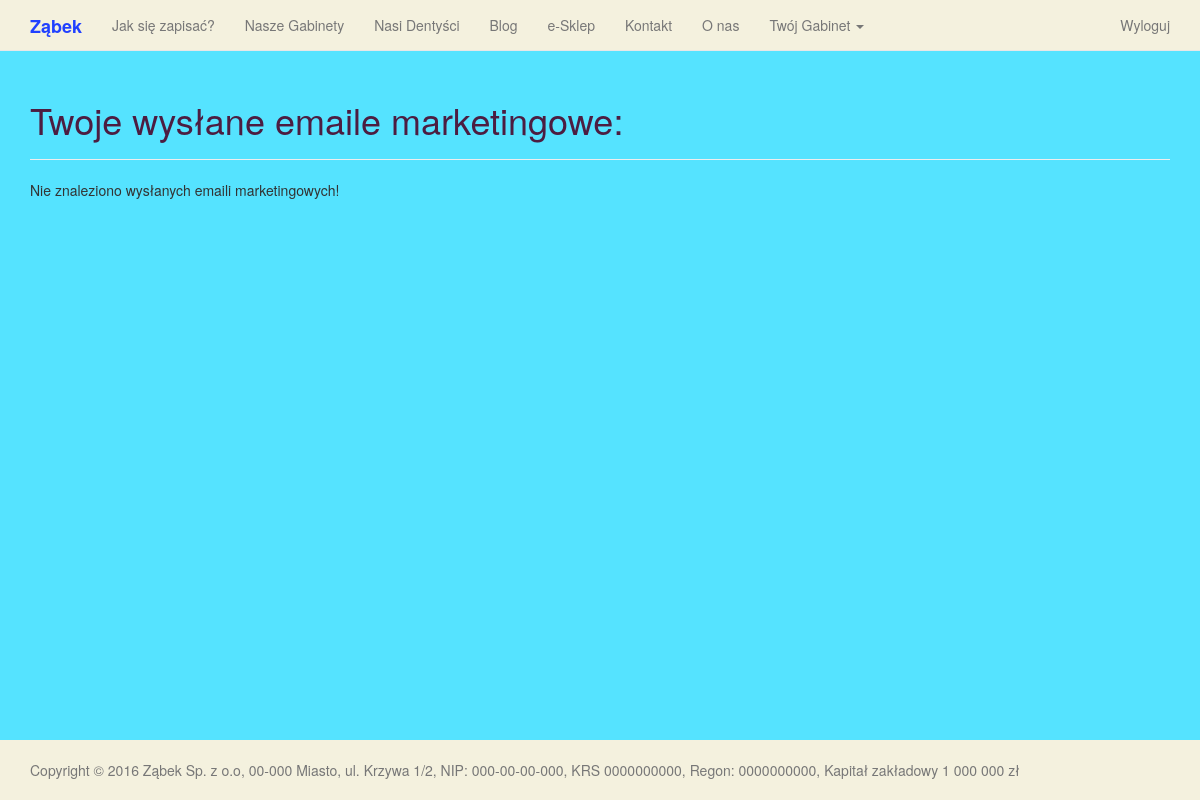
/email_marketing/emails_list/ (signed in), run on an earlier commit of the app's database.
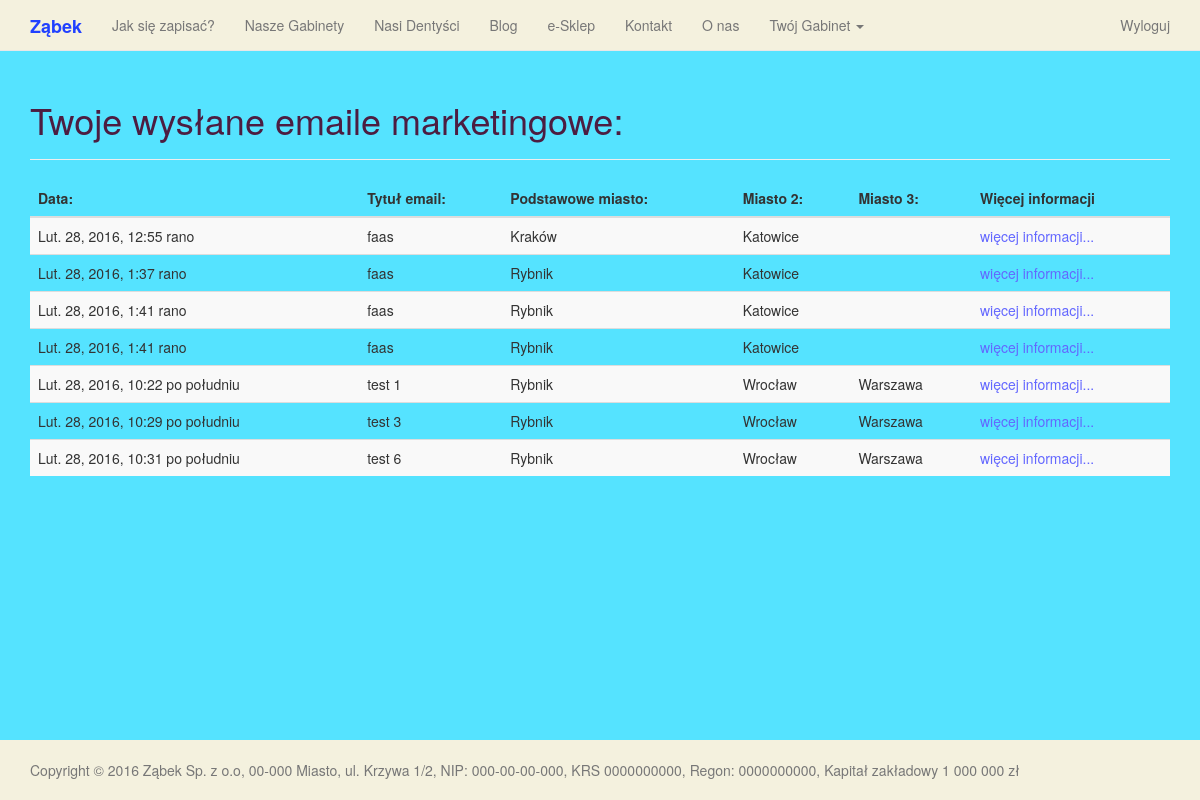
And on a later commit of the database.
### email_marketing/models.py (models this page shows, shortened)
class MarketingEmail(models.Model):
    SEX = [
        ("F", "kobieta"),
        ("M", "mężczyzna"),
    ]
    email_title = models.CharField(max_length=50, null=True, blank=True)
    email_date = models.DateTimeField(auto_now_add=True)
    user = models.ForeignKey(User)
    email_city = models.CharField(max_length=100, blank=False, null=False)
    email_city_alt1 = models.CharField(max_length=100, blank=True, null=True)
    email_city_alt2 = models.CharField(max_length=100, blank=True, null=True)
    email_patients_sex = models.CharField(choices=SEX, null=True, blank=True, max_length=2)
    email_text = models.TextField(null=True, blank=True)
    def get_absolute_url(self):
        return "/email_marketing/emails_detail/{}/".format(self.pk)

### email_marketing/views.py (the view)
class MarketingEmailList(generic.ListView):
    queryset = models.MarketingEmail.objects.all()
    template_name = "email_marketing/emails_list.html"
    paginate_by = 12
    def get_queryset(self):
        queryset = super(MarketingEmailList, self).get_queryset().filter(user=self.request.user).order_by('email_date')
        return queryset
    @method_decorator(login_required)
    @method_decorator(user_passes_test(lambda u: u.groups.filter(name='Offices').count() == 1, login_url='/forbidden'))
    def dispatch(self, *args, **kwargs):
        return super(MarketingEmailList, self).dispatch(*args, **kwargs)

### email_marketing/templates/email_marketing/emails_list.html (shortened to what this page needs)
{% extends "base.html" %}
    {% load django_markdown %}
    {% load  static %}
    {% block header %}
    <h1>Twoje wysłane emaile marketingowe:</h1>
    {% endblock %}
    {% block content %}
        {% if object_list %}
            <table class="table table-striped">
            <thead>
                <tr>
                    <th>Data:</th>
                    <th>Tytuł email:</th>
                    <th>Podstawowe miasto:</th>
                    <th>Miasto 2:</th>
                    <th>Miasto 3:</th>
                    <th>Więcej informacji</th>
                </tr>
            </thead>
            <tbody>
            {% for email in object_list %}
            <tr>
                <td>
                    {{ email.email_date }}
                </td>
                <td>
                    {{ email.email_title }}
                </td>
                <td>
                    {{ email.email_city }}
                </td>
                <td>
                    {{ email.email_city_alt1 }}
                </td>
                <td>
                    {{ email.email_city_alt2 }}
                </td>
                <td>
                    <a id="more_info" href="{{ email.get_absolute_url }}">więcej informacji...</a>
                </td>
            </div>
            </tr>
            {% endfor %}
        {% else %}
            <p>Nie znaleziono wysłanych emaili marketingowych!</p>
        {% endif %}
    {% endblock %}

What changed in the data, as far as the page shows it:
added MarketingEmail: email_date "Lut. 28, 2016, 12:55 rano", email_title "faas", email_city "Kraków", email_city_alt1 "Katowice"
added MarketingEmail: email_date "Lut. 28, 2016, 1:37 rano", email_title "faas", email_city "Rybnik", email_city_alt1 "Katowice"
added MarketingEmail: email_date "Lut. 28, 2016, 1:41 rano", email_title "faas", email_city "Rybnik", email_city_alt1 "Katowice"
added MarketingEmail: email_date "Lut. 28, 2016, 1:41 rano", email_title "faas", email_city "Rybnik", email_city_alt1 "Katowice"
added MarketingEmail: email_date "Lut. 28, 2016, 10:22 po południu", email_title "test 1", email_city "Rybnik", email_city_alt1 "Wrocław", email_city_alt2 "Warszawa"
added MarketingEmail: email_date "Lut. 28, 2016, 10:29 po południu", email_title "test 3", email_city "Rybnik", email_city_alt1 "Wrocław", email_city_alt2 "Warszawa"
added MarketingEmail: email_date "Lut. 28, 2016, 10:31 po południu", email_title "test 6", email_city "Rybnik", email_city_alt1 "Wrocław", email_city_alt2 "Warszawa"
Also different on the page:
text no longer shown: "Nie znaleziono wysłanych emaili marketingowych!"
text now shown: "Data: Tytuł email: Podstawowe miasto: Miasto 2: Miasto 3: Więcej informacji"
